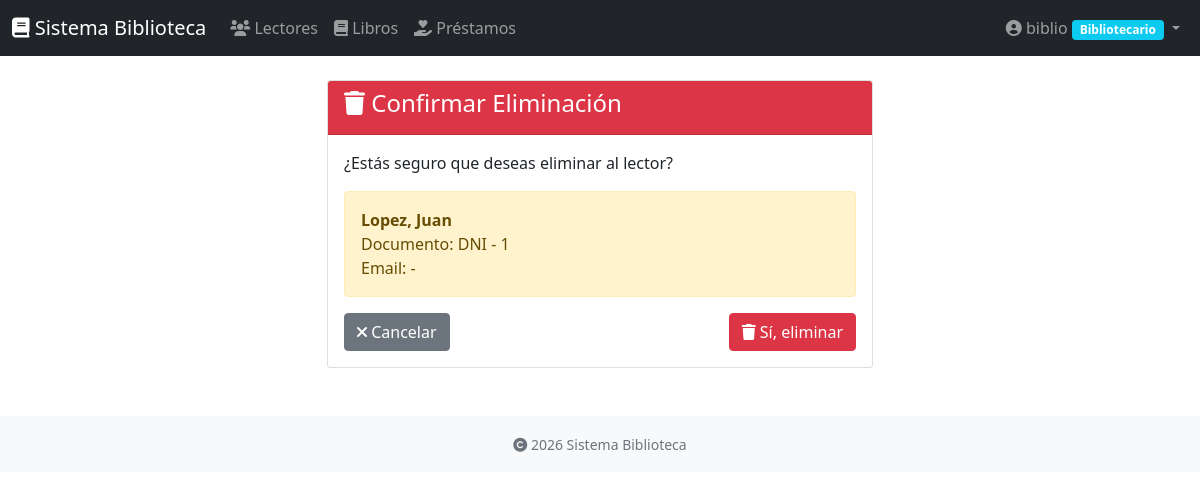
/lectores/2/eliminar/ (signed in), run on the app's committed database.
### usuarios/models.py (models this page shows, shortened)
class Perfil(models.Model):
    ROLES = (
        ('admin', 'Administrador'),
        ('bibliotecario', 'Bibliotecario'),
    )
    usuario = models.OneToOneField(User, on_delete=models.CASCADE, related_name='perfil')
    rol = models.CharField(max_length=20, choices=ROLES, default='bibliotecario')
    telefono = models.CharField(max_length=15, blank=True)
    direccion = models.TextField(blank=True)
    fecha_registro = models.DateTimeField(auto_now_add=True)

### lectores/models.py (models this page shows, shortened)
class Lector(models.Model):
    TIPO_DOCUMENTO = (
        ('dni', 'DNI'),
        ('pasaporte', 'Pasaporte'),
        ('carnet_extranjeria', 'Carnet de Extranjería'),
    )
    nombre = models.CharField(max_length=100)
    apellidos = models.CharField(max_length=100)
    tipo_documento = models.CharField(max_length=20, choices=TIPO_DOCUMENTO, default='dni')
    numero_documento = models.CharField(max_length=20, unique=True)
    email = models.EmailField(blank=True)
    telefono = models.CharField(max_length=15)
    direccion = models.TextField()
    fecha_nacimiento = models.DateField()
    fecha_registro = models.DateTimeField(auto_now_add=True)
    activo = models.BooleanField(default=True)
    observaciones = models.TextField(blank=True)
    class Meta:
        ordering = ['apellidos', 'nombre']
        verbose_name = 'Lector'
        verbose_name_plural = 'Lectores'

### lectores/views.py (the view)
# urls.py: path('<int:pk>/eliminar/', views.eliminar_lector, name='eliminar_lector'),
@login_required
@bibliotecario_required
def eliminar_lector(request, pk):
    lector = get_object_or_404(Lector, pk=pk)
    if request.method == 'POST':
        lector.delete()
        messages.success(request, 'Lector eliminado exitosamente.')
        return redirect('lista_lectores')
    context = {'lector': lector}
    return render(request, 'lectores/eliminar_lector.html', context)

### templates/lectores/eliminar_lector.html (shortened to what this page needs)
{% extends 'base.html' %}
{% block content %}
<div class="row justify-content-center">
    <div class="col-md-6">
        <div class="card">
            <div class="card-header bg-danger text-white">
                <h4><i class="fas fa-trash"></i> Confirmar Eliminación</h4>
            </div>
            <div class="card-body">
                <p>¿Estás seguro que deseas eliminar al lector?</p>
                <div class="alert alert-warning">
                    <strong>{{ lector.apellidos }}, {{ lector.nombre }}</strong><br>
                    Documento: {{ lector.get_tipo_documento_display }} - {{ lector.numero_documento }}<br>
                    Email: {{ lector.email|default:"-" }}
                </div>
                <form method="post">
                    <div class="d-flex justify-content-between">
                        <a href="{% url 'lista_lectores' %}" class="btn btn-secondary">
                            <i class="fas fa-times"></i> Cancelar
                        </a>
                        <button type="submit" class="btn btn-danger">
                            <i class="fas fa-trash"></i> Sí, eliminar
                        </button>
                    </div>
                </form>
            </div>
        </div>
    </div>
</div>
{% endblock %}

### templates/base.html (shortened to what this page needs)
<!DOCTYPE html>
<html lang="es">
<head>
    <link href="https://cdn.jsdelivr.net/npm/bootstrap@5.1.3/dist/css/bootstrap.min.css" rel="stylesheet">
    <link rel="stylesheet" href="https://cdnjs.cloudflare.com/ajax/libs/font-awesome/6.0.0/css/all.min.css">
</head>
<body>
    <nav class="navbar navbar-expand-lg navbar-dark bg-dark">
        <div class="container-fluid">
            <a class="navbar-brand" href="{% url 'dashboard' %}">
                <i class="fas fa-book"></i> Sistema Biblioteca
            </a>
            {% if user.is_authenticated %}
            <div class="collapse navbar-collapse" id="navbarNav">
                <ul class="navbar-nav me-auto">
                    <li class="nav-item">
                        <a class="nav-link" href="{% url 'lista_lectores' %}">
                            <i class="fas fa-users"></i> Lectores
                        </a>
                    </li>
                    <li class="nav-item">
                        <a class="nav-link" href="{% url 'lista_libros' %}">
                            <i class="fas fa-book"></i> Libros
                        </a>
                    </li>
                    <li class="nav-item">
                        <a class="nav-link" href="{% url 'lista_prestamos' %}">
                            <i class="fas fa-hand-holding-heart"></i> Préstamos
                        </a>
                    </li>
                </ul>
                <ul class="navbar-nav">
                    <li class="nav-item dropdown">
                        <a class="nav-link dropdown-toggle" href="#" data-bs-toggle="dropdown">
                            <i class="fas fa-user-circle"></i>
                            {{ user.get_full_name|default:user.username }}
                            <span class="badge {% if user.perfil.rol == 'admin' %}bg-danger{% else %}bg-info{% endif %}">
                                {{ user.perfil.get_rol_display }}
                            </span>
                        </a>
                    </li>
                </ul>
            </div>
            {% endif %}
        </div>
    </nav>
    <main class="container mt-4">
        {% block content %}
        {% endblock %}
    </main>
    <footer class="bg-light text-center text-muted py-3 mt-5">
        <div class="container">
            <small>
                <i class="fas fa-copyright"></i> {% now "Y" %} Sistema Biblioteca
            </small>
        </div>
    </footer>
</body>
</html>

### data on the page
Lector: apellidos "Lopez", nombre "Juan", tipo_documento "DNI", numero_documento "1", email "-"

### other printed values
{{ user.get_full_name|default:user.username }} "biblio"
{{ user.perfil.get_rol_display }} "Bibliotecario"
